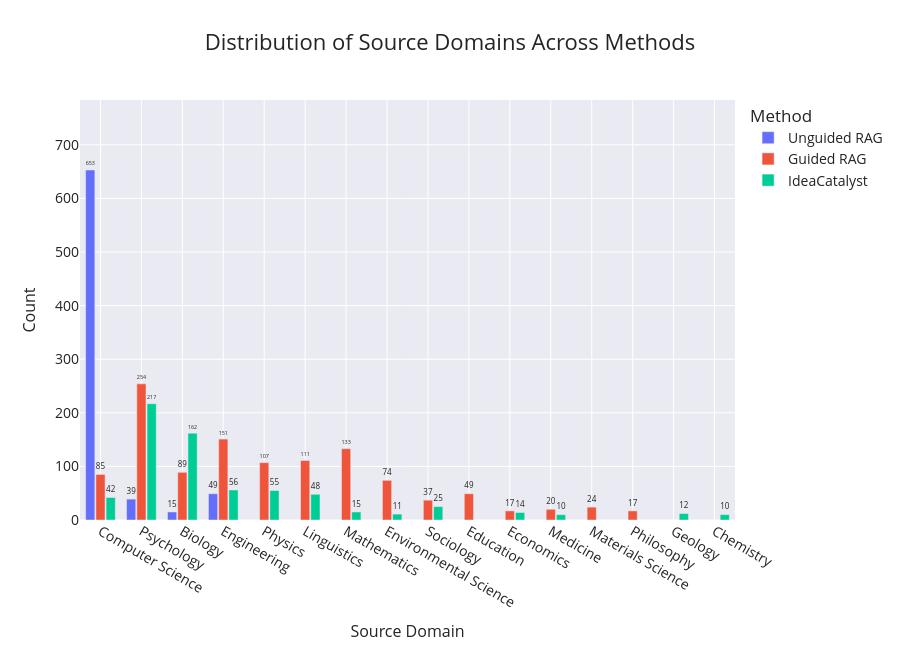

The notebook cell saved with this chart:
### Code cell
plot_source_dist_multi({"Unguided RAG": b_one_results,
                        "Guided RAG": converted_domains,
                        "IdeaCatalyst": mainmethod_results})

### Figure 1 — Plotly figure (JSON) as saved in the notebook; plotly's stock layout.template omitted (floating-point values rounded to 4 significant figures)
{"data": [{"alignmentgroup": "True", "hovertemplate": "Method=Unguided RAG<br>Source Domain=%{x}<br>Count=%{text}<extra></extra>", "legendgroup": "Unguided RAG", "marker": {"color": "#636efa", "pattern": {"shape": ""}}, "name": "Unguided RAG", "offsetgroup": "Unguided RAG", "orientation": "v", "showlegend": true, "text": [653.0, 49.0, 39.0, 15.0], "textposition": "outside", "type": "bar", "x": ["Computer Science", "Engineering", "Psychology", "Biology"], "xaxis": "x", "y": [653, 49, 39, 15], "yaxis": "y"}, {"alignmentgroup": "True", "hovertemplate": "Method=Guided RAG<br>Source Domain=%{x}<br>Count=%{text}<extra></extra>", "legendgroup": "Guided RAG", "marker": {"color": "#EF553B", "pattern": {"shape": ""}}, "name": "Guided RAG", "offsetgroup": "Guided RAG", "orientation": "v", "showlegend": true, "text": [254.0, 151.0, 74.0, 85.0, 133.0, 107.0, 89.0, 20.0, 111.0, 37.0, 49.0, 24.0, 17.0, 17.0], "textposition": "outside", "type": "bar", "x": ["Psychology", "Engineering", "Environmental Science", "Computer Science", "Mathematics", "Physics", "Biology", "Medicine", "Linguistics", "Sociology", "Education", "Materials Science", "Philosophy", "Economics"], "xaxis": "x", "y": [254, 151, 74, 85, 133, 107, 89, 20, 111, 37, 49, 24, 17, 17], "yaxis": "y"}, {"alignmentgroup": "True", "hovertemplate": "Method=IdeaCatalyst<br>Source Domain=%{x}<br>Count=%{text}<extra></extra>", "legendgroup": "IdeaCatalyst", "marker": {"color": "#00cc96", "pattern": {"shape": ""}}, "name": "IdeaCatalyst", "offsetgroup": "IdeaCatalyst", "orientation": "v", "showlegend": true, "text": [55.0, 12.0, 15.0, 56.0, 162.0, 217.0, 25.0, 42.0, 11.0, 48.0, 14.0, 10.0, 10.0], "textposition": "outside", "type": "bar", "x": ["Physics", "Geology", "Mathematics", "Engineering", "Biology", "Psychology", "Sociology", "Computer Science", "Environmental Science", "Linguistics", "Economics", "Medicine", "Chemistry"], "xaxis": "x", "y": [55, 12, 15, 56, 162, 217, 25, 42, 11, 48, 14, 10, 10], "yaxis": "y"}], "layout": {"bargap": 0.25, "bargroupgap": 0.1, "barmode": "group", "font": {"size": 14}, "height": 650, "legend": {"title": {"text": "Method"}, "tracegroupgap": 0}, "title": {"font": {"size": 22}, "text": "Distribution of Source Domains Across Methods"}, "xaxis": {"anchor": "y", "categoryarray": ["Computer Science", "Psychology", "Biology", "Engineering", "Physics", "Linguistics", "Mathematics", "Environmental Science", "Sociology", "Education", "Economics", "Medicine", "Materials Science", "Philosophy", "Geology", "Chemistry"], "categoryorder": "array", "domain": [0, 1], "title": {"font": {"size": 16}, "text": "Source Domain"}}, "yaxis": {"anchor": "x", "domain": [0, 1], "range": [0, 783.6], "title": {"font": {"size": 16}, "text": "Count"}}}}
